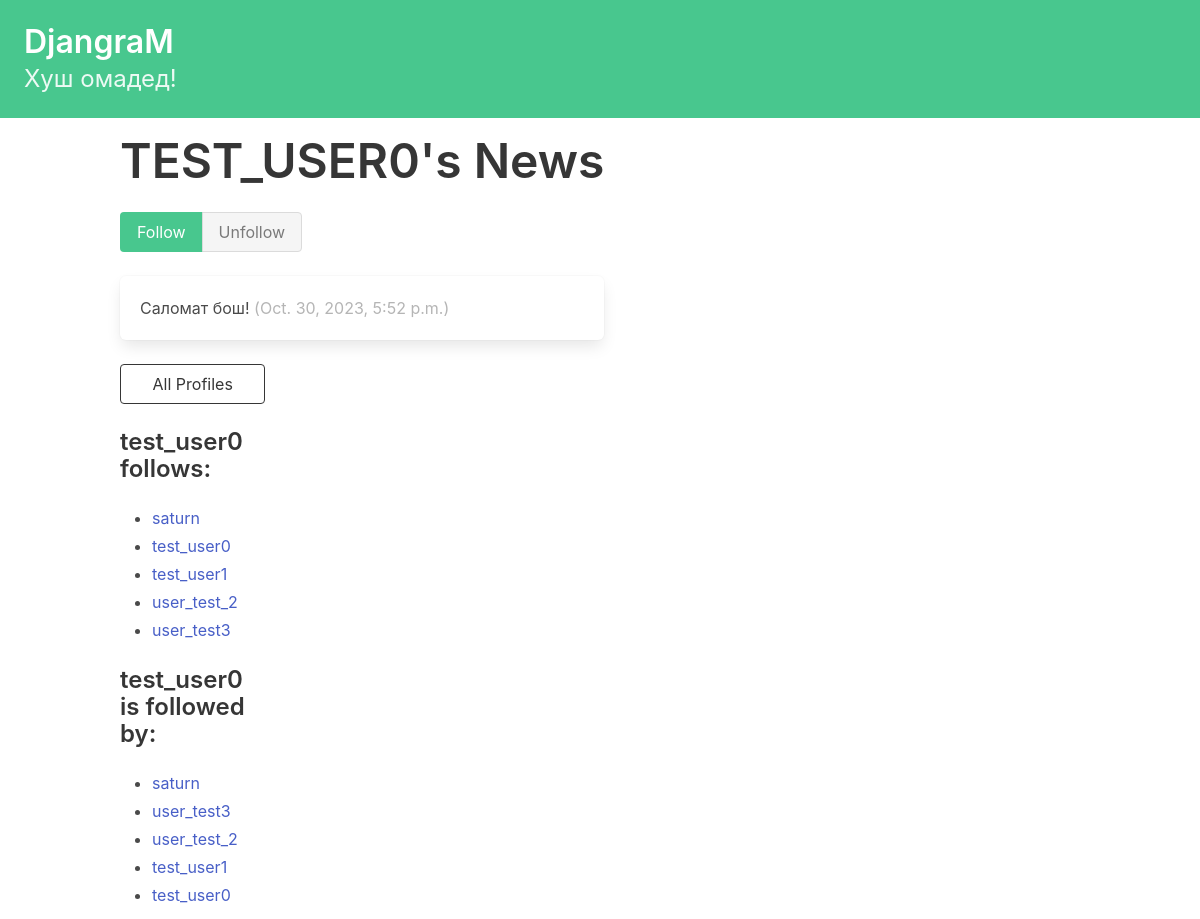
The page /profile/2 on the database its author committed.
### djangram/models.py (models this page shows, shortened)
class Profile(models.Model):
    user = models.OneToOneField(User, on_delete=models.CASCADE)
    follows = models.ManyToManyField(
        "self",
        related_name="followed_by",
        symmetrical=False,
        blank=True
    )
    def __str__(self):
        return self.user.username

class News(models.Model):
    user = models.ForeignKey(
        User, related_name="News", on_delete=models.DO_NOTHING
    )
    body = models.CharField(max_length=140)
    created_at = models.DateTimeField(auto_now_add=True)

### djangram/views.py (the view, shortened to what this page needs)
# urls.py: path("profile/<int:pk>", profile, name="profile"),
def profile(request, pk):
    profile = Profile.objects.get(pk=pk)
    return render(request, "djangram/profile.html", {"profile": profile})

### djangram/templates/djangram/profile.html (shortened to what this page needs)
{% extends 'base.html' %}
{% block content %}
<div class="column">
    <div class="block">
    <h1 class="title is-1">
        {{profile.user.username|upper}}'s News
    </h1>
    <form method="post">
        <div class="buttons has-addons">
        {% if profile in user.profile.follows.all %}
            <button class="button is-success is-static">
                Follow
            </button>
            <button class="button is-danger"
                    name="follow"
                    value="unfollow">
                Unfollow
            </button>
        {% else %}
            <button class="button is-success"
                    name="follow"
                    value="follow">
                Follow
            </button>
            <button class="button is-danger is-static">
                Unfollow
            </button>
        {% endif %}
        </div>
    </form>
    </div>
    <div class="content">
        {% for News in profile.user.News.all %}
            <div class="box">
                {{ News.body }}
                <span class="is-small has-text-grey-light">
                    ({{ News.created_at }})
                </span>
            </div>
        {% endfor %}
    </div>
</div>
<div class="column is-one-third">
    <div class="block">
        <a href="{% url 'djangram:profile_list' %}">
            <button class="button is-dark is-outlined is-fullwidth">
                All Profiles
            </button>
        </a>
    </div>
    <div class="block">
        <h3 class="title is-4">
            {{profile.user.username}} follows:
        </h3>
        <div class="content">
            <ul>
            {% for following in profile.follows.all %}
                <li>
                    <a href="{% url 'djangram:profile' following.id %} ">
                        {{ following }}
                    </a>
                </li>
            {% endfor %}
            </ul>
        </div>
    </div>
    <div class="block">
        <h3 class="title is-4">
            {{profile.user.username}} is followed by:
        </h3>
        <div class="content">
            <ul>
            {% for follower in profile.followed_by.all %}
                <li>
                    <a href="{% url 'djangram:profile' follower.id %} ">
                        {{ follower }}
                    </a>
                </li>
            {% endfor %}
            </ul>
        </div>
    </div>
</div>
{% endblock content %}

### rows shown on the page
Profile: user.username "TEST_USER0", user.username "test_user0"
News: body "Саломат бош!", created_at "Oct. 30, 2023, 5:52 p.m."
Profile: user.username "saturn"
Profile: user.username "test_user1"
Profile: user.username "user_test_2"
Profile: user.username "user_test3"
